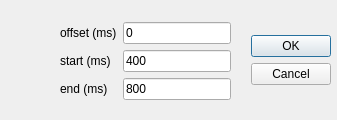
<?xml version="1.0" encoding="UTF-8"?>
<ui version="4.0">
 <class>AutoIVSelectDialog</class>
 <widget class="QDialog" name="AutoIVSelectDialog">
  <property name="geometry">
   <rect>
    <x>0</x>
    <y>0</y>
    <width>337</width>
    <height>120</height>
   </rect>
  </property>
  <property name="sizePolicy">
   <sizepolicy hsizetype="Fixed" vsizetype="Fixed">
    <horstretch>0</horstretch>
    <verstretch>0</verstretch>
   </sizepolicy>
  </property>
  <property name="minimumSize">
   <size>
    <width>300</width>
    <height>100</height>
   </size>
  </property>
  <property name="windowTitle">
   <string>Set Auto IV Selection Parameters</string>
  </property>
  <widget class="QWidget" name="horizontalLayoutWidget">
   <property name="geometry">
    <rect>
     <x>0</x>
     <y>10</y>
     <width>331</width>
     <height>101</height>
    </rect>
   </property>
   <layout class="QHBoxLayout" name="horizontalLayout">
    <item>
     <layout class="QVBoxLayout" name="verticalLayout">
      <item>
       <layout class="QFormLayout" name="formLayout">
        <property name="fieldGrowthPolicy">
         <enum>QFormLayout::FieldsStayAtSizeHint</enum>
        </property>
        <property name="labelAlignment">
         <set>Qt::AlignLeading|Qt::AlignLeft|Qt::AlignVCenter</set>
        </property>
        <property name="formAlignment">
         <set>Qt::AlignCenter</set>
        </property>
        <property name="leftMargin">
         <number>40</number>
        </property>
        <property name="topMargin">
         <number>0</number>
        </property>
        <property name="rightMargin">
         <number>0</number>
        </property>
        <item row="0" column="0">
         <widget class="QLabel" name="label">
          <property name="text">
           <string>offset (ms)</string>
          </property>
         </widget>
        </item>
        <item row="0" column="1">
         <widget class="QLineEdit" name="offsetLineEdit">
          <property name="text">
           <string>0</string>
          </property>
         </widget>
        </item>
        <item row="1" column="0">
         <widget class="QLabel" name="label_2">
          <property name="text">
           <string>start (ms)</string>
          </property>
         </widget>
        </item>
        <item row="1" column="1">
         <widget class="QLineEdit" name="startLineEdit">
          <property name="text">
           <string>400</string>
          </property>
         </widget>
        </item>
        <item row="2" column="0">
         <widget class="QLabel" name="label_3">
          <property name="text">
           <string>end (ms)</string>
          </property>
         </widget>
        </item>
        <item row="2" column="1">
         <widget class="QLineEdit" name="endLineEdit">
          <property name="text">
           <string>800</string>
          </property>
         </widget>
        </item>
       </layout>
      </item>
     </layout>
    </item>
    <item>
     <widget class="QDialogButtonBox" name="buttonBox">
      <property name="sizePolicy">
       <sizepolicy hsizetype="Fixed" vsizetype="Fixed">
        <horstretch>0</horstretch>
        <verstretch>0</verstretch>
       </sizepolicy>
      </property>
      <property name="orientation">
       <enum>Qt::Vertical</enum>
      </property>
      <property name="standardButtons">
       <set>QDialogButtonBox::Cancel|QDialogButtonBox::Ok</set>
      </property>
     </widget>
    </item>
   </layout>
  </widget>
 </widget>
 <resources/>
 <connections>
  <connection>
   <sender>buttonBox</sender>
   <signal>rejected()</signal>
   <receiver>AutoIVSelectDialog</receiver>
   <slot>reject()</slot>
   <hints>
    <hint type="sourcelabel">
     <x>316</x>
     <y>260</y>
    </hint>
    <hint type="destinationlabel">
     <x>286</x>
     <y>274</y>
    </hint>
   </hints>
  </connection>
  <connection>
   <sender>buttonBox</sender>
   <signal>accepted()</signal>
   <receiver>AutoIVSelectDialog</receiver>
   <slot>accept()</slot>
   <hints>
    <hint type="sourcelabel">
     <x>248</x>
     <y>254</y>
    </hint>
    <hint type="destinationlabel">
     <x>157</x>
     <y>274</y>
    </hint>
   </hints>
  </connection>
 </connections>
</ui>
